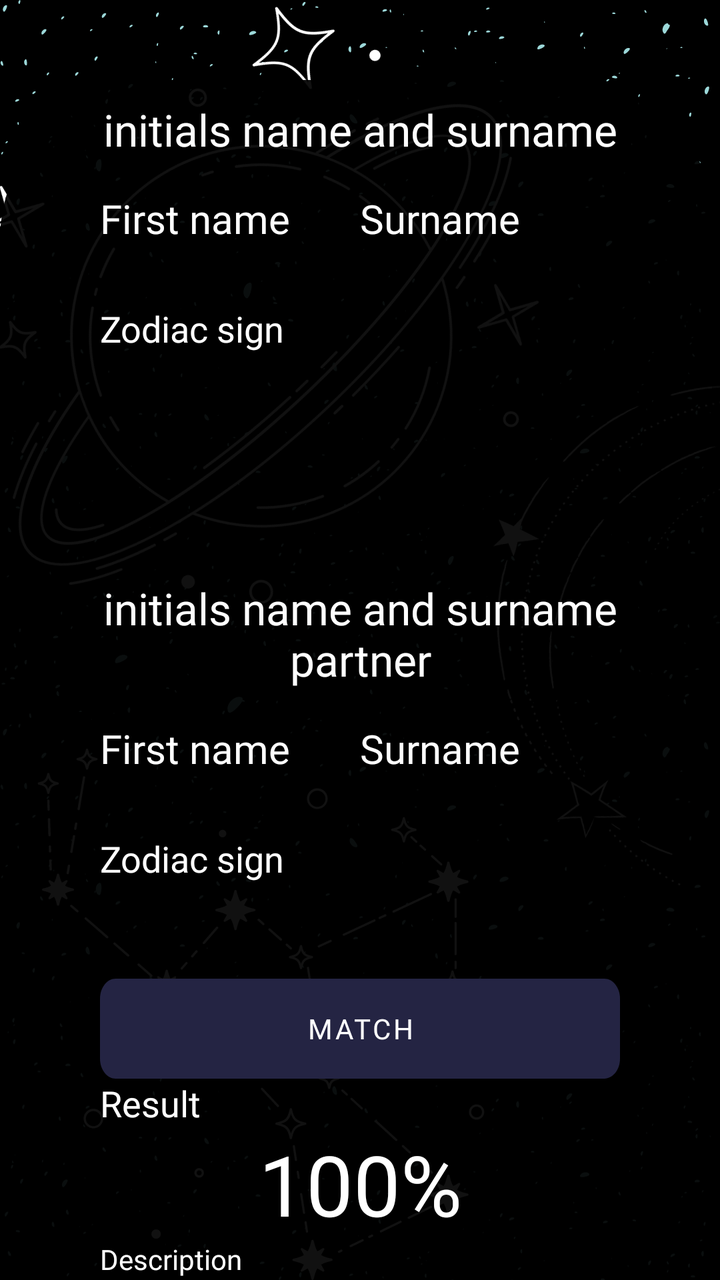
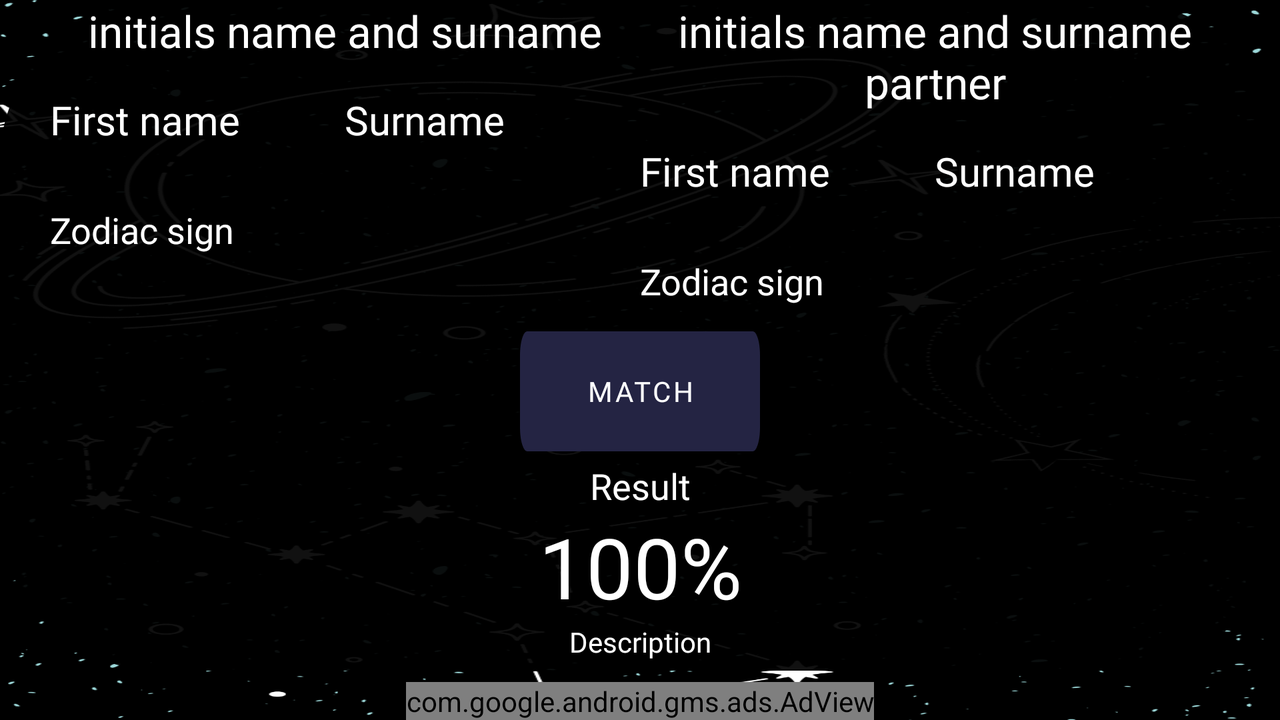

The same Android screen from two of the app's own layout files: first res/layout/ as a phone draws it, then the repository's variant for another configuration, drawn on a device whose configuration selects that folder. Both files follow.
<!-- AndroidManifest.xml: application theme Prova -->
<!-- res/layout/activity_main.xml -->
<?xml version="1.0" encoding="utf-8"?>
<LinearLayout xmlns:android="http://schemas.android.com/apk/res/android"
    xmlns:ads="http://schemas.android.com/apk/res-auto"
    xmlns:app="http://schemas.android.com/apk/res-auto"
    xmlns:tools="http://schemas.android.com/tools"
    android:theme="@style/Prova"
    android:layout_width="match_parent"
    android:layout_height="match_parent"
    android:background="@drawable/bg"
    android:orientation="vertical"
    tools:context=".MainActivity">

    <Space
        android:layout_width="match_parent"
        android:layout_height="40dp" />

    <ScrollView
        android:layout_width="match_parent"
        android:layout_height="match_parent">

        <LinearLayout
            android:layout_width="match_parent"
            android:layout_height="wrap_content"
            android:background="@drawable/layout_background"
            android:orientation="vertical"
            android:paddingLeft="50dp"
            android:paddingRight="50dp">

            <Space
                android:layout_width="wrap_content"
                android:layout_height="10dp"
                android:layout_weight="1" />

            <TextView
                android:id="@+id/textView"
                android:layout_width="match_parent"
                android:layout_height="wrap_content"
                android:layout_weight="1"
                android:background="@drawable/edittext_background"
                android:fontFamily="@font/roboto"
                android:text="@string/iniziali_nome_e_cognome"
                android:textAlignment="center"
                android:textColor="@color/white"
                android:textSize="22sp" />

            <LinearLayout
                android:layout_width="match_parent"
                android:layout_height="match_parent"
                android:orientation="horizontal">

                <EditText
                    android:id="@+id/inizialiNomeLui"
                    android:layout_width="0dp"
                    android:layout_height="60dp"
                    android:layout_weight="1"
                    android:fontFamily="@font/roboto"
                    android:background="@drawable/edittext_background"
                    android:ems="10"
                    android:hint="@string/nome"
                    android:maxLines="1"
                    android:imeOptions="actionNone"
                    android:autofillHints="name"
                    android:inputType="text"
                    android:textColor="@color/white"
                    android:textColorHint="@color/white"
                    android:textSize="20sp" />

                <EditText
                    android:id="@+id/inizialiCognomeLui"
                    android:layout_width="0dp"
                    android:layout_height="60dp"
                    android:layout_weight="1"
                    android:background="@drawable/edittext_background"
                    android:ems="10"
                    android:hint="@string/cognome"
                    android:maxLines="1"
                    android:imeOptions="actionNone"
                    android:autofillHints="familyName"
                    android:fontFamily="@font/roboto"
                    android:inputType="text"
                    android:textColor="@color/white"
                    android:textColorHint="@color/white"
                    android:textSize="20sp" />

            </LinearLayout>

            <AutoCompleteTextView
                android:id="@+id/segnoZodiacaleLui"
                android:layout_width="match_parent"
                android:layout_height="50dp"
                android:layout_weight="1"
                android:background="@drawable/edittext_background"
                android:backgroundTint="@color/black"
                android:hint="@string/segno_zodiacale"
                android:inputType="text"
                android:maxLines="1"
                android:imeOptions="actionNone"
                android:fontFamily="@font/roboto"
                android:popupBackground="@color/black"
                android:textColor="@color/white"
                android:textColorHint="@color/white" />

            <Space
                android:layout_width="match_parent"
                android:layout_height="100dp"
                android:layout_weight="1" />

            <TextView
                android:layout_width="match_parent"
                android:layout_height="wrap_content"
                android:background="@drawable/edittext_background"
                android:text="@string/iniziali_nome_e_cognome_partner"
                android:fontFamily="@font/roboto"
                android:textAlignment="center"
                android:textColor="@color/white"
                android:textSize="22sp" />

            <LinearLayout
                android:layout_width="match_parent"
                android:layout_height="match_parent"
                android:orientation="horizontal">

                <EditText
                    android:id="@+id/inizialiNomeLei"
                    android:layout_width="0dp"
                    android:layout_height="60dp"
                    android:layout_weight="1"
                    android:background="@drawable/edittext_background"
                    android:fontFamily="@font/roboto"
                    android:ems="10"
                    android:hint="@string/nome"
                    android:autofillHints="@string/nome"
                    android:maxLines="1"
                    android:imeOptions="actionNone"
                    android:inputType="text"
                    android:textColor="@color/white"
                    android:textColorHint="@color/white"
                    android:textSize="20sp" />

                <EditText
                    android:id="@+id/inizialiCognomeLei"
                    android:layout_width="0dp"
                    android:layout_height="60dp"
                    android:layout_weight="1"
                    android:background="@drawable/edittext_background"
                    android:ems="10"
                    android:autofillHints="familyName"
                    android:hint="@string/cognome"
                    android:maxLines="1"
                    android:imeOptions="actionNone"
                    android:fontFamily="@font/roboto"
                    android:inputType="text"
                    android:textColor="@color/white"
                    android:textColorHint="@color/white"
                    android:textSize="20sp" />

            </LinearLayout>

            <AutoCompleteTextView
                android:id="@+id/segnoZodiacaleLei"
                android:layout_width="match_parent"
                android:layout_height="50dp"
                android:layout_weight="1"
                android:background="@drawable/edittext_background"
                android:backgroundTint="@color/black"
                android:hint="@string/segno_zodiacale"
                android:inputType="text"
                android:maxLines="1"
                android:imeOptions="actionNone"
                android:popupBackground="@color/black"
                android:textColor="@color/white"
                android:fontFamily="@font/roboto"
                android:textColorHint="@color/white" />

            <Space
                android:layout_width="match_parent"
                android:layout_height="35dp"
                android:layout_weight="1" />

            <Button
                android:id="@+id/buttonMatch"
                android:layout_width="wrap_content"
                android:layout_height="wrap_content"
                android:layout_gravity="center_horizontal"
                android:fontFamily="@font/roboto"
                android:text="@string/match"
                android:background="@drawable/rectangle_1"
                android:textColor="#FFFFFF" />

            <TextView
                android:id="@+id/textView2"
                android:layout_width="match_parent"
                android:layout_height="wrap_content"
                android:layout_weight="1"
                android:text="@string/risultato"
                android:fontFamily="@font/roboto"
                android:textColor="@color/white"
                android:textSize="18sp" />

            <TextView
                android:id="@+id/matchResult"
                android:layout_width="match_parent"
                android:layout_height="wrap_content"
                android:layout_weight="1"
                android:background="@drawable/edittext_background"
                android:fontFamily="@font/roboto"
                android:text="100%"
                android:textAlignment="center"
                android:textColor="@color/white"
                android:textSize="42sp" />

            <TextView
                android:id="@+id/textDescrizione"
                android:layout_width="match_parent"
                android:layout_height="wrap_content"
                android:layout_weight="1"
                android:fontFamily="@font/roboto"
                android:text="@string/descrizione"
                android:textColor="@color/white" />

            <Space
                android:layout_width="match_parent"
                android:layout_height="25dp" />


            <com.google.android.gms.ads.AdView
                android:id="@+id/adView"
                android:layout_width="wrap_content"
                android:layout_height="wrap_content"
                ads:adSize="BANNER"
                ads:adUnitId="@string/banner_ad_unit_id"></com.google.android.gms.ads.AdView>

        </LinearLayout>
    </ScrollView>

</LinearLayout>
<!-- resources referenced by this layout -->
<resources>
  <color name="black">#FF000000</color>
  <color name="white">#FFFFFFFF</color>
  <!-- drawable bg: png bitmap (drawable, 330875 bytes) -->
  <!-- drawable edittext_background (drawable) -->
  <?xml version="1.0" encoding="utf-8"?>
  <shape xmlns:android="http://schemas.android.com/apk/res/android" android:shape="rectangle">
      <solid android:color="#00000000"/> 
      <corners android:radius="8dp"/> 
  </shape>
  <!-- drawable layout_background (drawable) -->
  <?xml version="1.0" encoding="utf-8"?>
  <shape xmlns:android="http://schemas.android.com/apk/res/android" android:shape="rectangle">
      <solid android:color="#EE000000"/> 
      <corners android:radius="80dp"/> 
  </shape>
  <!-- drawable rectangle_1 (drawable) -->
  <?xml version="1.0" encoding="utf-8"?>
  <vector
      xmlns:android="http://schemas.android.com/apk/res/android"
      xmlns:aapt="http://schemas.android.com/aapt"
      android:width="328dp"
      android:height="50dp"
      android:viewportWidth="328"
      android:viewportHeight="50"
      >
      <group>
          <clip-path
              android:pathData="M10 0H318C323.523 0 328 4.47715 328 10V40C328 45.5228 323.523 50 318 50H10C4.47715 50 0 45.5228 0 40V10C0 4.47715 4.47715 0 10 0Z"
              />
          <path
              android:pathData="M0 0V50H328V0"
              android:fillColor="@color/violet"
              />
      </group>
  </vector>
  <string name="banner_ad_unit_id">ca-app-pub-8355687891618878/8910304384</string>
  <string name="cognome">Surname</string>
  <string name="descrizione">Description</string>
  <string name="iniziali_nome_e_cognome">initials name and surname</string>
  <string name="iniziali_nome_e_cognome_partner">initials name and surname partner</string>
  <string name="match">MATCH</string>
  <string name="nome">First name</string>
  <string name="risultato">Result</string>
  <string name="segno_zodiacale">Zodiac sign</string>
  <style name="Prova" parent="Theme.MaterialComponents.DayNight">
          
  
          
          <item name="colorPrimaryDark">@color/violet</item>
          <item name="colorPrimary">@color/violet</item>
          <item name="colorAccent">@color/violet</item>
          <item name="android:textColorPrimary">@color/white</item>
      </style>
  <color name="violet">#242443</color>
</resources>
<!-- res/layout-land/activity_main.xml (the repository's variant of the layout above) -->
<!-- drawn on the phone turned sideways -->
<?xml version="1.0" encoding="utf-8"?>
<LinearLayout xmlns:android="http://schemas.android.com/apk/res/android"
    xmlns:app="http://schemas.android.com/apk/res-auto"
    xmlns:tools="http://schemas.android.com/tools"
    xmlns:ads="http://schemas.android.com/apk/res-auto"
    android:layout_width="match_parent"
    android:layout_height="match_parent"
    tools:context=".MainActivity"
    android:orientation="vertical"
    android:background="@drawable/bg">

    <Space
        android:layout_width="match_parent"
        android:layout_height="20dp"
        android:layout_weight="1" />

    <ScrollView
        android:layout_width="match_parent"
        android:layout_height="match_parent"
        android:layout_weight="1" >

        <LinearLayout
            android:layout_width="match_parent"
            android:layout_height="wrap_content"
            android:background="@drawable/layout_background"
            android:orientation="vertical"
            android:paddingStart="25dp"
            android:paddingEnd="25dp">

            <LinearLayout
                android:layout_width="match_parent"
                android:layout_height="wrap_content"
                android:baselineAligned="false"
                android:orientation="horizontal">

                <LinearLayout
                    android:layout_width="0dp"
                    android:layout_height="match_parent"
                    android:layout_weight="1"
                    android:orientation="vertical">

                    <TextView
                        android:id="@+id/textView"
                        android:layout_width="match_parent"
                        android:layout_height="wrap_content"
                        android:background="@drawable/edittext_background"
                        android:fontFamily="@font/roboto"
                        android:text="@string/iniziali_nome_e_cognome"
                        android:textAlignment="center"
                        android:textColor="@color/white"
                        android:textSize="22sp" />

                    <LinearLayout
                        android:layout_width="match_parent"
                        android:layout_height="wrap_content"
                        android:orientation="horizontal">

                        <EditText
                            android:id="@+id/inizialiNomeLui"
                            android:layout_width="0dp"
                            android:layout_height="60dp"
                            android:layout_weight="1"
                            android:background="@drawable/edittext_background"
                            android:ems="10"
                            android:fontFamily="@font/roboto"
                            android:autofillHints="name"
                            android:hint="@string/nome"
                            android:maxLines="1"
                            android:imeOptions="actionNone"
                            android:inputType="text"
                            android:textColor="@color/white"
                            android:textColorHint="@color/white"
                            android:textSize="20sp" />

                        <EditText
                            android:id="@+id/inizialiCognomeLui"
                            android:layout_width="0dp"
                            android:layout_height="60dp"
                            android:layout_weight="1"
                            android:background="@drawable/edittext_background"
                            android:ems="10"
                            android:fontFamily="@font/roboto"
                            android:autofillHints="familyName"
                            android:hint="@string/cognome"
                            android:maxLines="1"
                            android:imeOptions="actionNone"
                            android:inputType="text"
                            android:textColor="@color/white"
                            android:textColorHint="@color/white"
                            android:textSize="20sp" />

                    </LinearLayout>

                    <AutoCompleteTextView
                        android:id="@+id/segnoZodiacaleLui"
                        android:layout_width="match_parent"
                        android:layout_height="50dp"
                        android:background="@drawable/edittext_background"
                        android:backgroundTint="@color/black"
                        android:fontFamily="@font/roboto"
                        android:hint="@string/segno_zodiacale"
                        android:inputType="text"
                        android:maxLines="1"
                        android:imeOptions="actionNone"
                        android:popupBackground="@color/black"
                        android:textColor="@color/white"
                        android:textColorHint="@color/white" />

                </LinearLayout>

                <LinearLayout
                    android:layout_width="0dp"
                    android:layout_height="match_parent"
                    android:layout_weight="1"
                    android:orientation="vertical">

                    <TextView
                        android:layout_width="match_parent"
                        android:layout_height="wrap_content"
                        android:background="@drawable/edittext_background"
                        android:fontFamily="@font/roboto"
                        android:text="@string/iniziali_nome_e_cognome_partner"
                        android:textAlignment="center"
                        android:textColor="@color/white"
                        android:textSize="22sp" />

                    <LinearLayout
                        android:layout_width="match_parent"
                        android:layout_height="wrap_content"
                        android:orientation="horizontal">

                        <EditText
                            android:id="@+id/inizialiNomeLei"
                            android:layout_width="0dp"
                            android:layout_height="60dp"
                            android:layout_weight="1"
                            android:background="@drawable/edittext_background"
                            android:ems="10"
                            android:fontFamily="@font/roboto"
                            android:autofillHints="name"
                            android:hint="@string/nome"
                            android:maxLines="1"
                            android:imeOptions="actionNone"
                            android:inputType="text"
                            android:textColor="@color/white"
                            android:textColorHint="@color/white"
                            android:textSize="20sp" />

                        <EditText
                            android:id="@+id/inizialiCognomeLei"
                            android:layout_width="0dp"
                            android:layout_height="60dp"
                            android:layout_weight="1"
                            android:background="@drawable/edittext_background"
                            android:ems="10"
                            android:fontFamily="@font/roboto"
                            android:autofillHints="familyName"
                            android:hint="@string/cognome"
                            android:maxLines="1"
                            android:imeOptions="actionNone"
                            android:inputType="text"
                            android:textColor="@color/white"
                            android:textColorHint="@color/white"
                            android:textSize="20sp" />

                    </LinearLayout>

                    <AutoCompleteTextView
                        android:id="@+id/segnoZodiacaleLei"
                        android:layout_width="match_parent"
                        android:layout_height="50dp"
                        android:background="@drawable/edittext_background"
                        android:backgroundTint="@color/black"
                        android:fontFamily="@font/roboto"
                        android:hint="@string/segno_zodiacale"
                        android:inputType="text"
                        android:maxLines="1"
                        android:imeOptions="actionNone"
                        android:popupBackground="@color/black"
                        android:textColor="@color/white"
                        android:textColorHint="@color/white" />
                </LinearLayout>

            </LinearLayout>

            <LinearLayout
                android:layout_width="match_parent"
                android:layout_height="wrap_content"
                android:layout_weight="1"
                android:background="@drawable/layout_background"
                android:orientation="vertical"
                android:paddingLeft="50dp"
                android:paddingRight="50dp">


            </LinearLayout>

            <Button
                android:id="@+id/buttonMatch"
                android:layout_width="120dp"
                android:layout_height="60dp"
                android:layout_gravity="center_horizontal"
                android:layout_weight="1"
                android:background="@drawable/rectangle_1"
                android:fontFamily="@font/roboto"
                android:text="@string/match"
                android:textColor="@color/white" />

            <Space
                android:layout_width="match_parent"
                android:layout_height="5dp" />

            <TextView
                android:id="@+id/textView2"
                android:layout_width="match_parent"
                android:layout_height="wrap_content"
                android:fontFamily="@font/roboto"
                android:text="@string/risultato"
                android:textAlignment="center"
                android:textColor="@color/white"
                android:textSize="18sp" />

            <TextView
                android:id="@+id/matchResult"
                android:layout_width="match_parent"
                android:layout_height="wrap_content"
                android:layout_weight="1"
                android:background="@drawable/edittext_background"
                android:fontFamily="@font/roboto"
                android:text="100%"
                android:textAlignment="center"
                android:textColor="@color/white"
                android:textSize="42sp" />

            <TextView
                android:id="@+id/textDescrizione"
                android:layout_width="match_parent"
                android:layout_height="wrap_content"
                android:layout_weight="1"
                android:fontFamily="@font/roboto"
                android:text="@string/descrizione"
                android:textAlignment="center"
                android:textColor="@color/white" />

            <Space
                android:layout_width="match_parent"
                android:layout_height="5dp"
                android:layout_weight="1" />
        </LinearLayout>
    </ScrollView>

    <com.google.android.gms.ads.AdView
        android:id="@+id/adView"
        android:layout_width="wrap_content"
        android:layout_height="wrap_content"
        android:layout_gravity="center_horizontal"
        ads:adSize="BANNER"
        ads:adUnitId="@string/banner_ad_unit_id"></com.google.android.gms.ads.AdView>

</LinearLayout>
